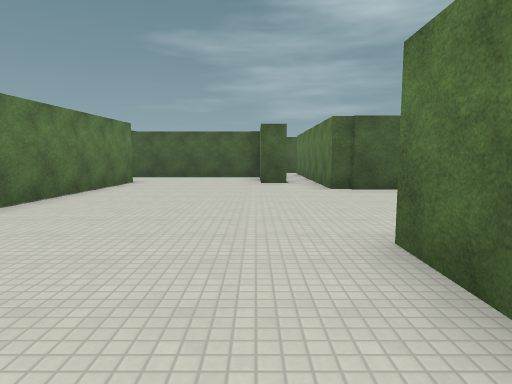
View 1 (above)

24 first-person views from a walk through a 3-D level made in the Godot game engine. The camera is 1.5 m above the floor, tilts 6° down and sees 75° across. The floor is counted in squares, 2 m on a side. Each view is taken from the middle of a square. On the plan, view 1 faces up. The plan holds only what a view shows up to about 11 squares ahead; the rest is blank. The place goes on beyond the plan. Characters and animated objects are not drawn. Surface patterns are stand-ins for the level's own textures.

View 2
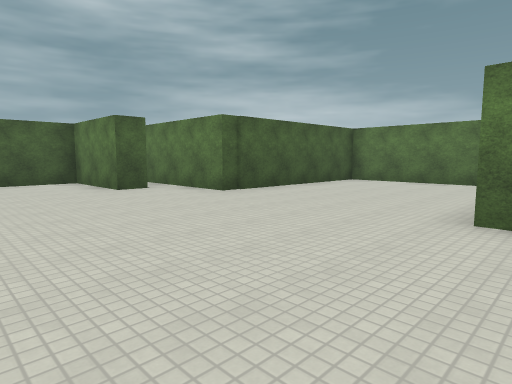

View 3
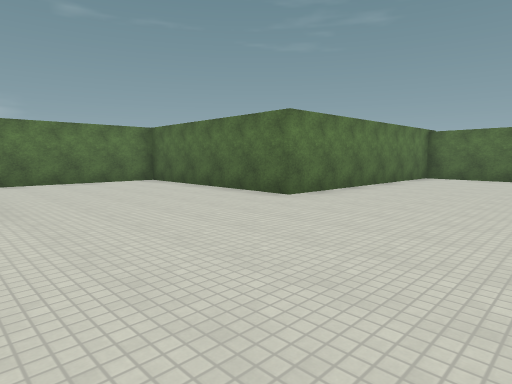

View 4
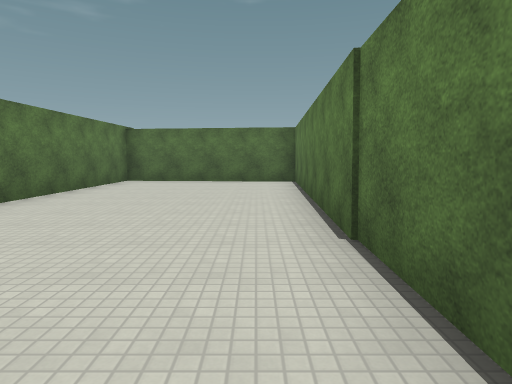

View 5
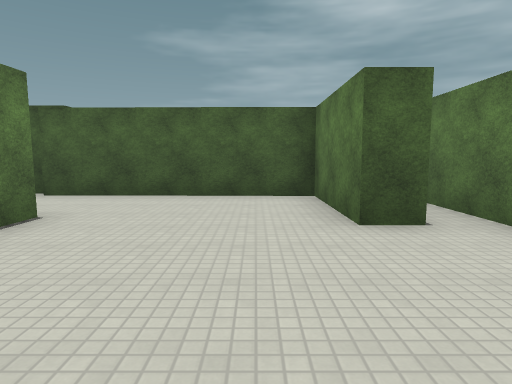

View 6
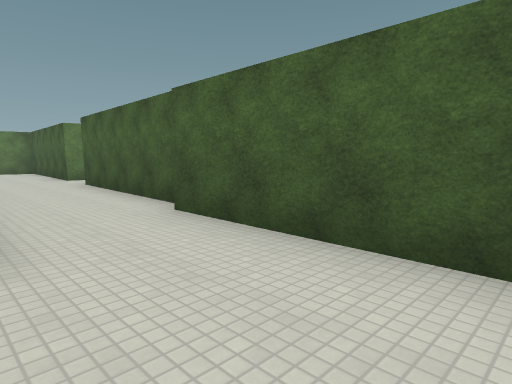

View 7
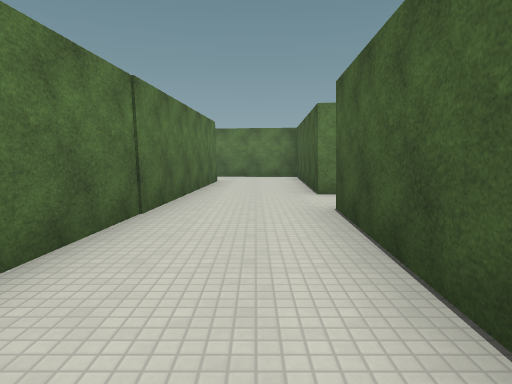

View 8
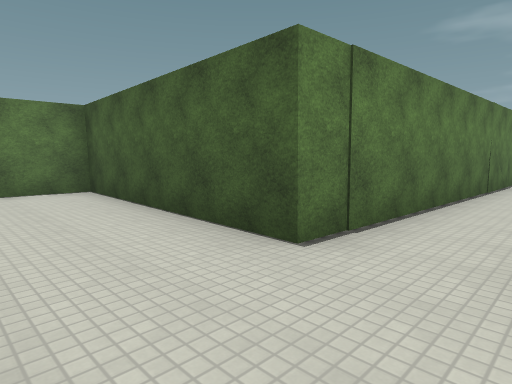

View 9
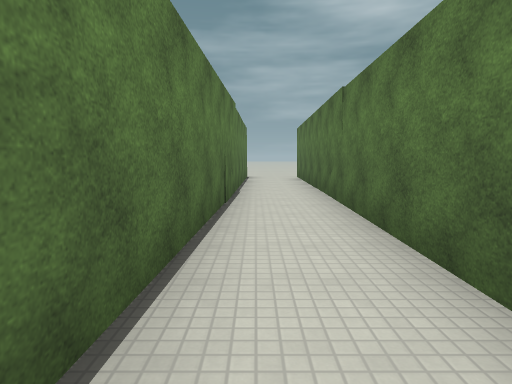

View 10
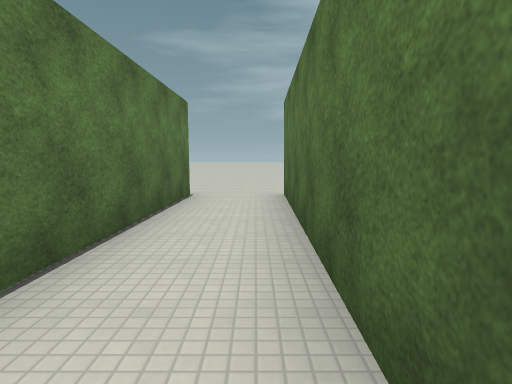

View 11
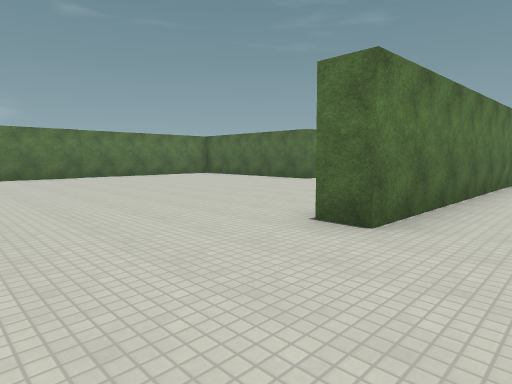

View 12
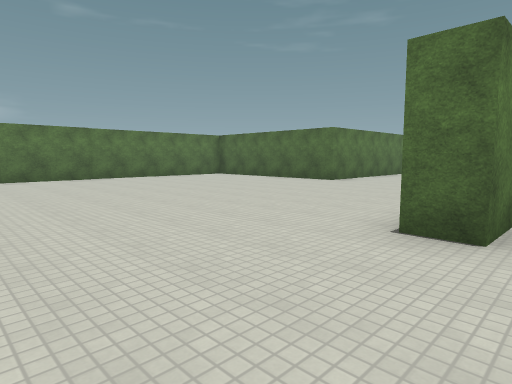

View 13
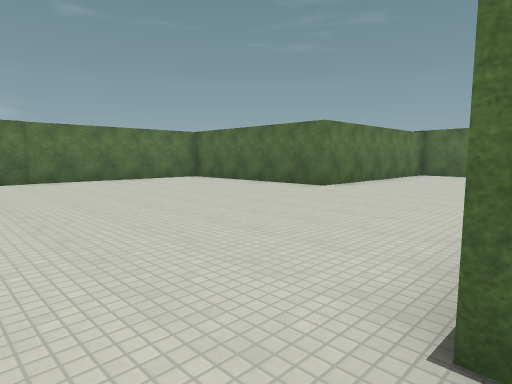

View 14
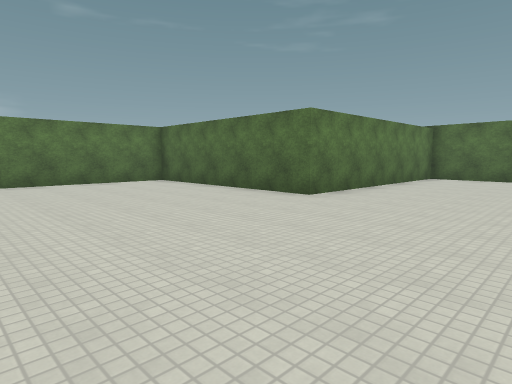

View 15
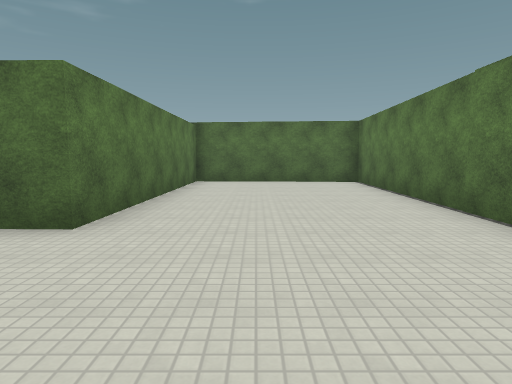

View 16
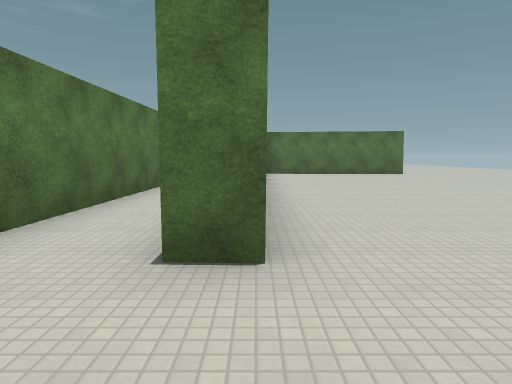

View 17
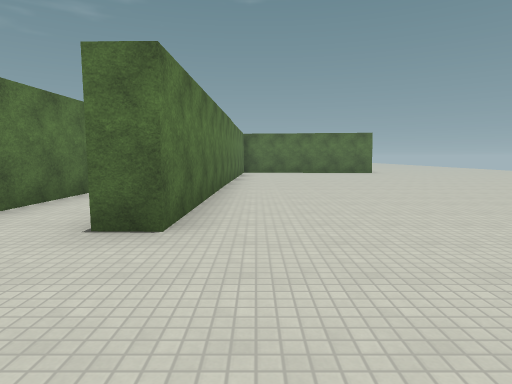

View 18
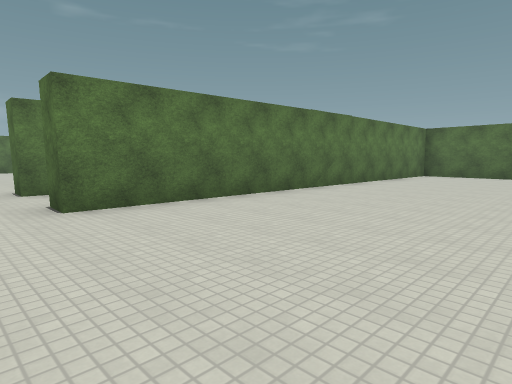

View 19
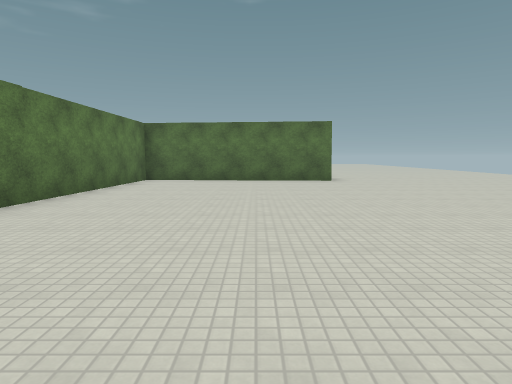

View 20
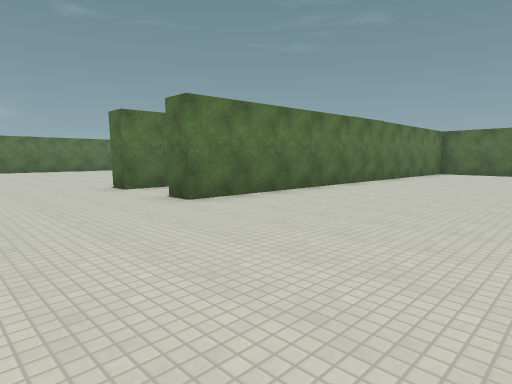

View 21
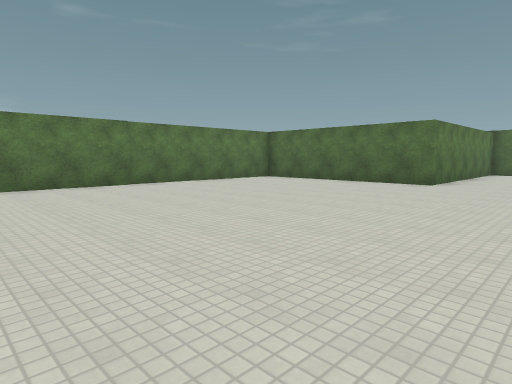

View 22
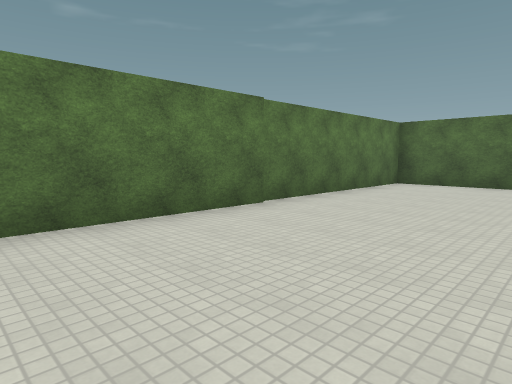

View 23
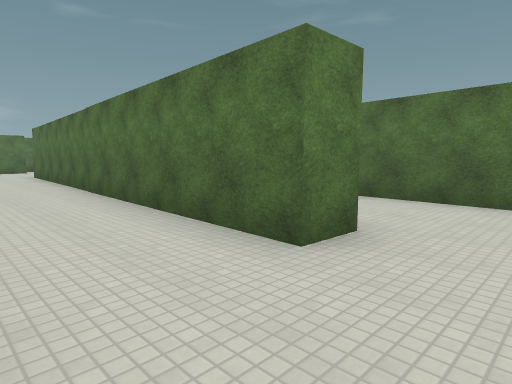

View 24
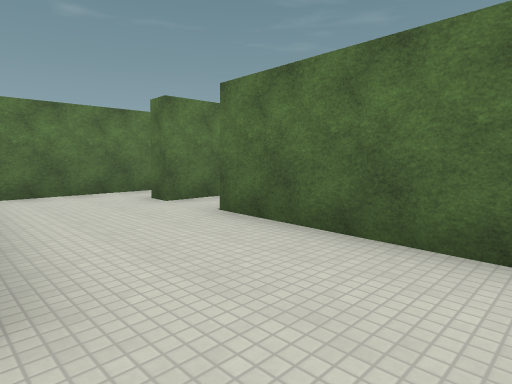

### Floor plan
Points are (right, up) in squares from view 1. A wall is a line through its corners. A room is listed if a view was taken in it or the views show most of it. See-through windows are left out.
Room 1 (views 1, 2, 3, 4, 5, 6)
walls: (0.9, 9.6) (0.1, 9.6) (0.1, 12.4) (-2.6, 12.4); (-3.7, 10.1) (-4.1, -3.8); (6.9, 7.7) (1.8, 7.8) (1.8, 11.5); (-4.2, -4.1) (1.1, -4.5) (1.2, 2.8) (7.2, 2.6) (7.3, 7.4)
ways out: opening at (-3, 11.5) to room 2
Room 2 (views 7, 8, 9, 10, 11, 12, 13, 14, 15, 16, 17, 18, 19, 20, 21, 22, 23)
walls: (-9.8, 20.3) (-10.1, 14) (-5.2, 13.8) (-5.1, 20.6) (0.7, 20.5) (0.8, 29.6); (-10.7, 15.6) (-10.4, 26.7) (-9.6, 26.7); (-5.4, 12.9) (-10.9, 13.2); (-2.6, 12.4) (-5.3, 12.5); (-18.5, 14.4) (-13.4, 14.2) (-13.1, 26.8) (-12.3, 26.8) (-12.7, 13.3) (-18.6, 13.6); (-16.3, 10.8) (-5.2, 10.2)
ways out: opening at (-3, 11.5) to room 1; opening at (-17.5, 10) to room 3
Room 3 (view 24)
walls: (-16.4, 9.8) (-16.3, 10.8); (-17.7, 7.2) (-14.3, 7)
ways out: opening at (-17.5, 10) to room 2; opening at (-15.5, 8.5)

Where each view was taken, in squares from view 1:
view 1: 0 up, 0 right, facing up
view 2: 2 up, 3 left, facing up-right
view 3: 8 up, 3 left, facing down-right
view 4: 6 up, 3 left, facing down
view 5: 6 up, 1 left, facing up
view 6: 10 up, 1 left, facing up-left
view 7: 12 up, 6 left, facing left
view 8: 11 up, 11 left, facing up-left
view 9: 14 up, 12 left, facing up
view 10: 20 up, 11 left, facing up
view 11: 30 up, 12 left, facing down-right
view 12: 30 up, 11 left, facing down-right
view 13: 28 up, 10 left, facing down-right
view 14: 26 up, 9 left, facing down-right
view 15: 24 up, 7 left, facing down
view 16: 29 up, 13 left, facing down
view 17: 30 up, 14 left, facing down
view 18: 28 up, 18 left, facing down-right
view 19: 25 up, 17 left, facing down
view 20: 30 up, 18 left, facing down-right
view 21: 30 up, 8 left, facing down-right
view 22: 30 up, 3 left, facing down-right
view 23: 13 up, 18 left, facing down-right
view 24: 10 up, 18 left, facing down-right
